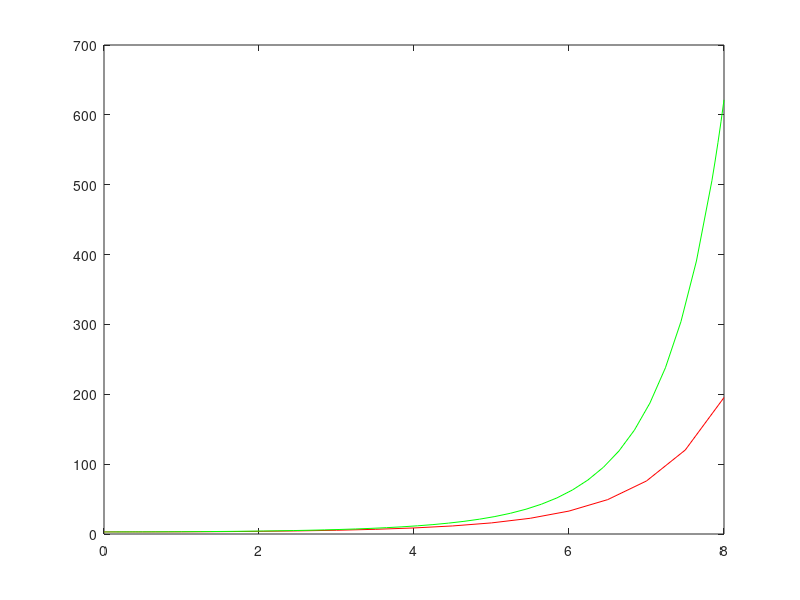

Reproduce this figure in MATLAB.
%% Aufgabe 8.9
% Implementation des expliziten Eulerverfahrens

% Testet das eulerverfahren gegen den od45-solver
function [ ] = euler_ode45_test()
    % Anfangswert, Schrittweite, Intervall
    y0 = 3;
    T = 8;
    h = 0.5;
    
    % Gleichung aufstellen
    fun = @(t,y) (t.*y./6);
    
    % Approximatives Lösen durch euler und Ode45
    [t, y] = eulerimpl(fun, h, T, y0);
    [t_ode, y_ode] = ode45(fun, [0,8], y0);  
    
    % Plot
    plot(t, y , 'r-')
    hold on;
    plot(t_ode, y_ode, 'g-');
    hold on;
end

% Funktion erfordert: 
% Differentialgleichung     dgl (functionhandle)
% Schrittweite              h
% Obere Intervallgrenze     T
% Anfangswert               y0
function [t y] = eulerimpl(dgl, h, T, y0)

    t    = 0:h:T;       % Zeitvektor
    n    = length(t);   % Anzahl Schritte
    y    = zeros(n,1);  % Inizialisieren von y
    y(1) = y0;          % Startwert
    
    for k = 1:n-1
        y(k+1) = y(k) + h.*(dgl(t(k), y(k)));
    end 
end